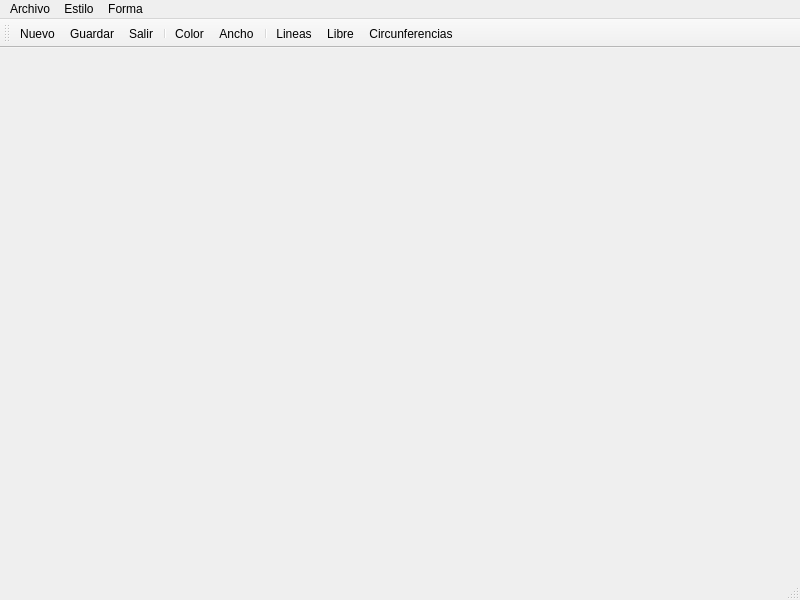
<?xml version="1.0" encoding="UTF-8"?>
<ui version="4.0">
 <class>Principal</class>
 <widget class="QMainWindow" name="Principal">
  <property name="geometry">
   <rect>
    <x>0</x>
    <y>0</y>
    <width>800</width>
    <height>600</height>
   </rect>
  </property>
  <property name="cursor">
   <cursorShape>CrossCursor</cursorShape>
  </property>
  <property name="windowTitle">
   <string>Principal</string>
  </property>
  <widget class="QWidget" name="centralwidget"/>
  <widget class="QMenuBar" name="menubar">
   <property name="geometry">
    <rect>
     <x>0</x>
     <y>0</y>
     <width>800</width>
     <height>22</height>
    </rect>
   </property>
   <widget class="QMenu" name="menuArchivo">
    <property name="title">
     <string>Archivo</string>
    </property>
    <addaction name="actionNuevo"/>
    <addaction name="actionGuardar"/>
    <addaction name="separator"/>
    <addaction name="actionSalir"/>
   </widget>
   <widget class="QMenu" name="menuEstilo">
    <property name="title">
     <string>Estilo</string>
    </property>
    <addaction name="actionColor"/>
    <addaction name="actionAncho"/>
   </widget>
   <widget class="QMenu" name="menuForma">
    <property name="title">
     <string>Forma</string>
    </property>
    <addaction name="actionLineas"/>
    <addaction name="actionLibre"/>
    <addaction name="actionRect_nculos"/>
    <addaction name="actionCircunferencias"/>
   </widget>
   <addaction name="menuArchivo"/>
   <addaction name="menuEstilo"/>
   <addaction name="menuForma"/>
  </widget>
  <widget class="QStatusBar" name="statusbar"/>
  <widget class="QToolBar" name="toolBar">
   <property name="windowTitle">
    <string>toolBar</string>
   </property>
   <attribute name="toolBarArea">
    <enum>TopToolBarArea</enum>
   </attribute>
   <attribute name="toolBarBreak">
    <bool>false</bool>
   </attribute>
   <addaction name="actionNuevo"/>
   <addaction name="actionGuardar"/>
   <addaction name="actionSalir"/>
   <addaction name="separator"/>
   <addaction name="actionColor"/>
   <addaction name="actionAncho"/>
   <addaction name="separator"/>
   <addaction name="actionLineas"/>
   <addaction name="actionLibre"/>
   <addaction name="actionCircunferencias"/>
  </widget>
  <action name="actionNuevo">
   <property name="icon">
    <iconset resource="Resources.qrc">
     <normaloff>:/Recursos/Iconos/agregar.png</normaloff>:/Recursos/Iconos/agregar.png</iconset>
   </property>
   <property name="text">
    <string>Nuevo</string>
   </property>
   <property name="shortcut">
    <string>Ctrl+N</string>
   </property>
  </action>
  <action name="actionGuardar">
   <property name="icon">
    <iconset resource="Resources.qrc">
     <normaloff>:/Recursos/Iconos/salvar.png</normaloff>:/Recursos/Iconos/salvar.png</iconset>
   </property>
   <property name="text">
    <string>Guardar</string>
   </property>
   <property name="shortcut">
    <string>Ctrl+S</string>
   </property>
  </action>
  <action name="actionSalir">
   <property name="icon">
    <iconset resource="Resources.qrc">
     <normaloff>:/Recursos/Iconos/papelera-de-reciclaje.png</normaloff>:/Recursos/Iconos/papelera-de-reciclaje.png</iconset>
   </property>
   <property name="text">
    <string>Salir</string>
   </property>
   <property name="shortcut">
    <string>Ctrl+Q</string>
   </property>
  </action>
  <action name="actionColor">
   <property name="icon">
    <iconset resource="Resources.qrc">
     <normaloff>:/Recursos/Iconos/lapices-de-color.png</normaloff>:/Recursos/Iconos/lapices-de-color.png</iconset>
   </property>
   <property name="text">
    <string>Color</string>
   </property>
   <property name="shortcut">
    <string>Ctrl+Shift+C</string>
   </property>
  </action>
  <action name="actionAncho">
   <property name="icon">
    <iconset resource="Resources.qrc">
     <normaloff>:/Recursos/Iconos/conjunto-cuadrado.png</normaloff>:/Recursos/Iconos/conjunto-cuadrado.png</iconset>
   </property>
   <property name="text">
    <string>Ancho</string>
   </property>
   <property name="shortcut">
    <string>Ctrl+Shift+A</string>
   </property>
  </action>
  <action name="actionLineas">
   <property name="icon">
    <iconset resource="Resources.qrc">
     <normaloff>:/Recursos/Iconos/lapiz.png</normaloff>:/Recursos/Iconos/lapiz.png</iconset>
   </property>
   <property name="text">
    <string>Lineas</string>
   </property>
  </action>
  <action name="actionLibre">
   <property name="checkable">
    <bool>true</bool>
   </property>
   <property name="icon">
    <iconset resource="Resources.qrc">
     <normaloff>:/Recursos/Iconos/pincel-de-arte.png</normaloff>:/Recursos/Iconos/pincel-de-arte.png</iconset>
   </property>
   <property name="text">
    <string>Libre</string>
   </property>
  </action>
  <action name="actionRect_nculos">
   <property name="text">
    <string>Rectánculos</string>
   </property>
  </action>
  <action name="actionCircunferencias">
   <property name="icon">
    <iconset resource="Resources.qrc">
     <normaloff>:/Recursos/Iconos/brujula.png</normaloff>:/Recursos/Iconos/brujula.png</iconset>
   </property>
   <property name="text">
    <string>Circunferencias</string>
   </property>
  </action>
 </widget>
 <resources>
  <include location="Resources.qrc"/>
 </resources>
 <connections/>
</ui>
